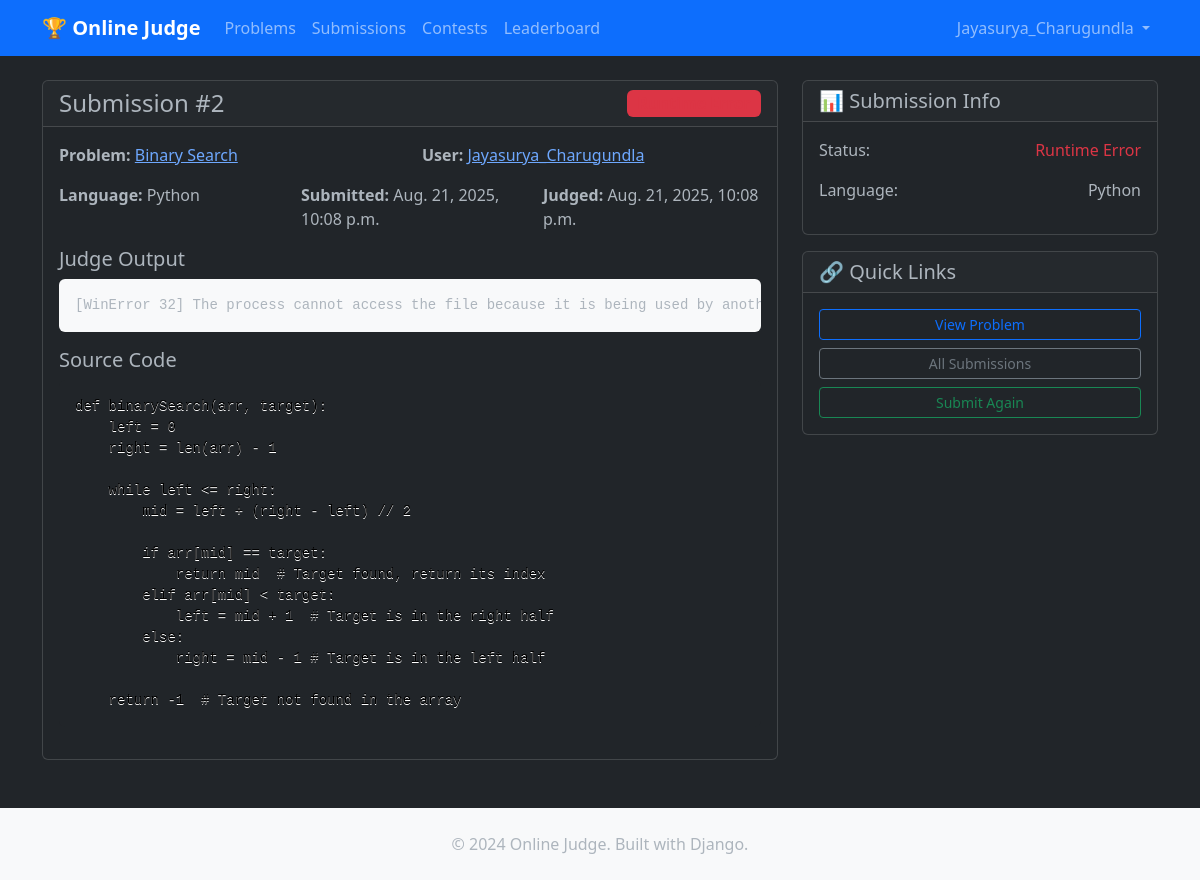
The page /contests/2/ (signed in) on the database its author committed.
### submissions/models.py (models this page shows, shortened)
class Submission(models.Model):
    LANGUAGES = [
        ("python", "Python"),
        ("cpp", "C++"),
        ("java", "Java"),
        ("javascript", "JavaScript"),
    ]
    STATUS = [
        ("PENDING", "Pending"),
        ("JUDGING", "Judging"),
        ("AC", "Accepted"),
        ("WA", "Wrong Answer"),
        ("CE", "Compilation Error"),
        ("RE", "Runtime Error"),
        ("TLE", "Time Limit Exceeded"),
        ("MLE", "Memory Limit Exceeded"),
    ]
    user = models.ForeignKey(User, on_delete=models.CASCADE)
    problem = models.ForeignKey(Problem, on_delete=models.CASCADE)
    code = models.TextField()
    language = models.CharField(max_length=20, choices=LANGUAGES)
    status = models.CharField(max_length=10, choices=STATUS, default="PENDING")
    output = models.TextField(blank=True, null=True)
    execution_time = models.FloatField(null=True, blank=True)
    memory_used = models.IntegerField(null=True, blank=True)
    score = models.IntegerField(default=0)
    created_at = models.DateTimeField(auto_now_add=True)
    judged_at = models.DateTimeField(null=True, blank=True)
    class Meta:
        ordering = ['-created_at']
    def get_status_color(self):
        colors = {
            'AC': 'success',
            'WA': 'danger',
            'CE': 'warning',
            'RE': 'danger',
            'TLE': 'info',
            'MLE': 'info',
            'PENDING': 'secondary',
            'JUDGING': 'primary'
        }
        return colors.get(self.status, 'secondary')

### problems/models.py (models this page shows, shortened)
class Problem(models.Model):
    DIFFICULTY_CHOICES = [
        ('easy', 'Easy'),
        ('medium', 'Medium'),
        ('hard', 'Hard'),
    ]
    title = models.CharField(max_length=200)
    description = models.TextField()
    input_format = models.TextField(default='Input description not provided')
    output_format = models.TextField(default='Output description not provided')
    constraints = models.TextField(default='No constraints specified')
    sample_input = models.TextField(default='No sample input')
    sample_output = models.TextField(default='No sample output')
    difficulty = models.CharField(max_length=10, choices=DIFFICULTY_CHOICES, default='easy')
    time_limit = models.FloatField(default=2.0)
    memory_limit = models.IntegerField(default=256)  # MB
    created_by = models.ForeignKey(User, on_delete=models.CASCADE, null=True, blank=True)
    created_at = models.DateTimeField(auto_now_add=True, null=True)
    is_active = models.BooleanField(default=True)
    class Meta:
        ordering = ['-created_at']

### submissions/views.py (the view)
# urls.py: path('<int:pk>/', views.SubmissionDetailView.as_view(), name="submission_detail"),
class SubmissionDetailView(LoginRequiredMixin, DetailView):
    model = Submission
    template_name = "submissions/submission_detail.html"
    def get_context_data(self, **kwargs):
        context = super().get_context_data(**kwargs)
        if self.object.user != self.request.user and not self.request.user.is_staff:
            context['hide_code'] = True
        return context

### submissions/templates/submissions/submission_detail.html (shortened to what this page needs)
{% extends "base.html" %}
{% block content %}
<div class="row">
  <div class="col-lg-8">
    <div class="card">
      <div class="card-header">
        <div class="d-flex justify-content-between align-items-center">
          <h4 class="mb-0">Submission #{{ submission.pk }}</h4>
          <span class="badge bg-{{ submission.get_status_color }} fs-6 status-{{ submission.status }}">
          </span>
        </div>
      </div>
      <div class="card-body">
        <div class="row mb-3">
          <div class="col-md-6">
            <strong>Problem:</strong>
            <a href="{% url 'problem_detail' submission.problem.pk %}">{{ submission.problem.title }}</a>
          </div>
          <div class="col-md-6">
            <strong>User:</strong>
            <a href="{% url 'user_profile' submission.user.username %}">{{ submission.user.username }}</a>
          </div>
        </div>
        <div class="row mb-3">
          <div class="col-md-4">
            <strong>Language:</strong> {{ submission.get_language_display }}
          </div>
          <div class="col-md-4">
            <strong>Submitted:</strong> {{ submission.created_at }}
          </div>
          <div class="col-md-4">
            {% if submission.judged_at %}
              <strong>Judged:</strong> {{ submission.judged_at }}
            {% endif %}
          </div>
        </div>
        {% if submission.output %}
          <div class="mb-3">
            <h5>Judge Output</h5>
            <pre class="bg-light p-3 rounded"><code>{{ submission.output }}</code></pre>
          </div>
        {% endif %}
        {% if not hide_code %}
          <div class="mb-3">
            <h5>Source Code</h5>
            <pre class="bg-dark text-light p-3 rounded"><code class="language-{{ submission.language }}">{{ submission.code }}</code></pre>
          </div>
        {% else %}
          <div class="alert alert-info">
            <i class="fas fa-lock"></i> Source code is only visible to the submission owner and staff.
          </div>
        {% endif %}
      </div>
    </div>
  </div>
  <div class="col-lg-4">
    <div class="card">
      <div class="card-header">
        <h5 class="mb-0">📊 Submission Info</h5>
      </div>
      <div class="card-body">
        <div class="mb-3">
          <div class="d-flex justify-content-between">
            <span>Status:</span>
            <span class="status-{{ submission.status }}">{{ submission.get_status_display }}</span>
          </div>
        </div>
        <div class="mb-3">
          <div class="d-flex justify-content-between">
            <span>Language:</span>
            <span>{{ submission.get_language_display }}</span>
          </div>
        </div>
      </div>
    </div>
    <div class="card mt-3">
      <div class="card-header">
        <h5 class="mb-0">🔗 Quick Links</h5>
      </div>
      <div class="card-body">
        <a href="{% url 'problem_detail' submission.problem.pk %}" class="btn btn-outline-primary btn-sm w-100 mb-2">
          View Problem
        </a>
        <a href="{% url 'submission_list' %}" class="btn btn-outline-secondary btn-sm w-100 mb-2">
          All Submissions
        </a>
        {% if submission.user == user %}
          <a href="{% url 'problem_detail' submission.problem.pk %}" class="btn btn-outline-success btn-sm w-100">
            Submit Again
          </a>
        {% endif %}
      </div>
    </div>
  </div>
</div>
{% endblock %}

### templates/base.html (shortened to what this page needs)
<!DOCTYPE html>
<html lang="en" data-bs-theme="{% if user.is_authenticated and user.userprofile.theme == 'dark' %}dark{% else %}light{% endif %}">
<head>
  <link href="https://cdn.jsdelivr.net/npm/bootstrap@5.3.0/dist/css/bootstrap.min.css" rel="stylesheet">
  <link href="https://cdnjs.cloudflare.com/ajax/libs/prism/1.24.1/themes/prism.min.css" rel="stylesheet">
</head>
<body>
  <nav class="navbar navbar-expand-lg navbar-dark bg-primary">
    <div class="container">
      <a class="navbar-brand fw-bold" href="{% url 'home' %}">🏆 Online Judge</a>
      <div class="collapse navbar-collapse" id="navbarNav">
        <ul class="navbar-nav me-auto">
          <li class="nav-item">
            <a class="nav-link" href="{% url 'problem_list' %}">Problems</a>
          </li>
          <li class="nav-item">
            <a class="nav-link" href="{% url 'submission_list' %}">Submissions</a>
          </li>
          <li class="nav-item">
            <a class="nav-link" href="{% url 'contest_list' %}">Contests</a>
          </li>
          <li class="nav-item">
            <a class="nav-link" href="{% url 'leaderboard' %}">Leaderboard</a>
          </li>
        </ul>
        <ul class="navbar-nav">
          {% if user.is_authenticated %}
            <li class="nav-item dropdown">
              <a class="nav-link dropdown-toggle" href="#" role="button" data-bs-toggle="dropdown">
                {{ user.username }}
              </a>
            </li>
          {% endif %}
        </ul>
      </div>
    </div>
  </nav>
  <main class="container mt-4">
    {% block content %}{% endblock %}
  </main>
  <footer class="bg-light mt-5 py-4">
    <div class="container text-center">
      <p class="mb-0">&copy; 2024 Online Judge. Built with Django.</p>
    </div>
  </footer>
</body>
</html>

### templates/base.html (style rules this page uses)
.status-RE { color: #dc3545; }

### rows shown on the page
Submission: pk "2", problem "Binary Search", user.username "Jayasurya_Charugundla", language "Python", created_at "Aug. 21, 2025, 10:08 p.m.", judged_at "Aug. 21, 2025, 10:08 p.m.", output "[WinError 32] The process cannot access the file because it is being used by…", code "def binarySearch(arr, target): left = 0 right = len(arr) - 1 while left <= right: mid = left + (right - left) // 2 if arr[mid] == target: return mid # Target found, return its index elif arr[mid] < target: left = mid + 1 # Target is in the right half else: right = mid - 1 # Target is in the left half return -1 # Target not found in the array", status "Runtime Error"

### other values the page prints
{{ user.username }} "Jayasurya_Charugundla"
